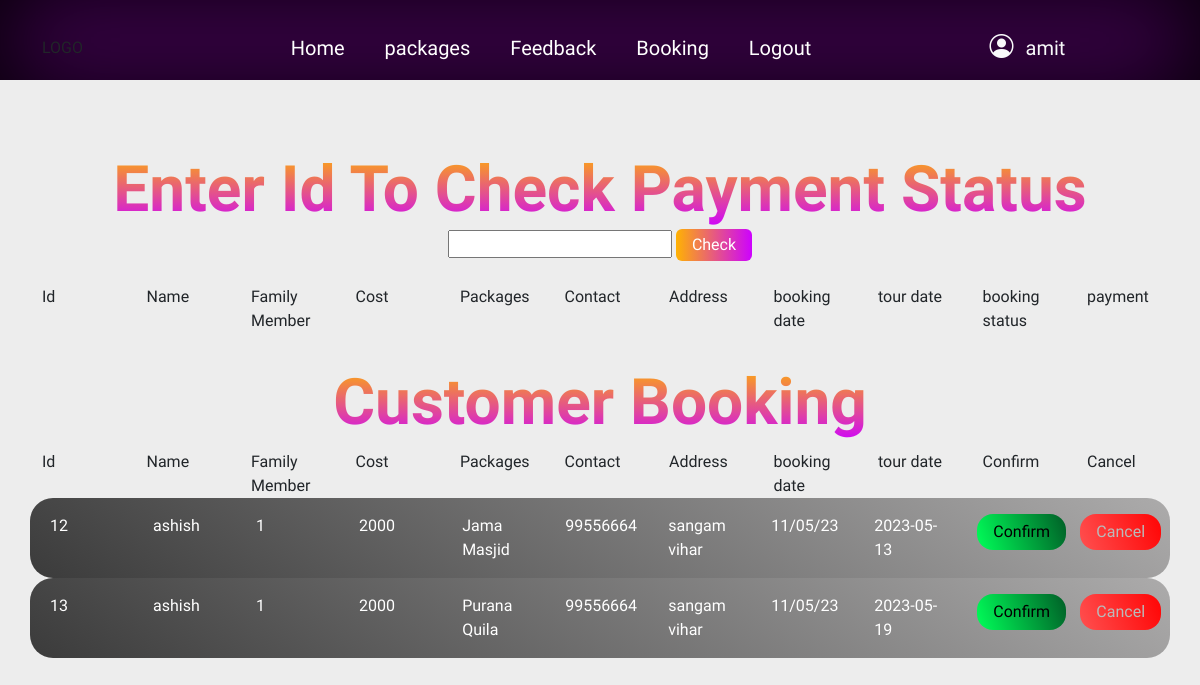
The app's page /adminbooking.php (signed in) with its own data.
### tables this page shows
CREATE TABLE `booking` (
  `b_id` int(100) NOT NULL,
  `name` varchar(32) NOT NULL,
  `family_mem` int(32) NOT NULL,
  `cost` int(100) NOT NULL,
  `package` varchar(32) NOT NULL,
  `contact` varchar(100) NOT NULL,
  `address` varchar(100) NOT NULL,
  `status` varchar(32) DEFAULT 'wait for confirmation',
  `customer_id` int(11) DEFAULT NULL,
  `booking_date` varchar(12) DEFAULT NULL,
  `tour_date` varchar(12) DEFAULT NULL,
  `payment_status` varchar(32) DEFAULT 'none'
);

### adminbooking.php (the view, shortened to what this page needs)
<?php
if (isset($_SESSION['aid'])) {
?>
    <?php
    $con = mysqli_connect("localhost", "root", "", "trip");
    ?>
    <!DOCTYPE html>
    <html lang="en">
    <head>
        <link rel="stylesheet" href="https://cdn.jsdelivr.net/npm/bootstrap-icons@1.10.3/font/bootstrap-icons.css">
        <link href="https://cdn.jsdelivr.net/npm/bootstrap@5.3.0-alpha1/dist/css/bootstrap.min.css" rel="stylesheet">
    </head>
    <body>
        <div class="main-head">
            <div class="container">
                <div class="row pt-3 justify-content-around align-items-center main-nav">
                    <div class="col-lg-2">LOGO</div>
                    <div class="col-lg-7 menu text-center d-none d-lg-block">
                        <ul>
                            <li><a href="adminindex.php">Home</a></li>
                            <li><a href="adminpackages.php">packages</a></li>
                            <li><a href="adminfeedback.php">Feedback</a></li>
                            <li><a href="adminbooking.php">Booking</a></li>
                            <li><a href="logout.php">Logout</a></li>
                        </ul>
                    </div>
                    <d class="col-lg-3 text-center ">
                        <i class="bi bi-person-circle text-light h4"></i>
                        <span class="text-light lead ms-2"> <?php echo $_SESSION['aname']; ?></span>
                    </d>
                </div>
            </div>
        </div>
        <br>
<div class="container">
        <div class="text-center mt-5">
            <span class="h1 gradient-text">Enter Id To Check Payment Status</span>
            <br>
            <form action="" method="post" class="mb-4 button">
                <input type="text" name="check">
                <button class="btn btn-primary px-3 b" value="sub" name="sub">Check</button>
            </form>
        </div>
        <div class="main-table ">
        <div class="row justify-content-between">
                                    <div class="col-1">Id</div>
                                    <div class="col-1">Name</div>
                                    <div class="col-1">Family Member</div>
                                    <div class="col-1">Cost</div>
                                    <div class="col-1">Packages</div>
                                    <div class="col-1">Contact</div>
                                    <div class="col-1">Address</div>
                                    <div class="col-1">booking date</div>
                                    <div class="col-1">tour date</div>
                                    <div class="col-1">booking status</div>
                                    <div class="col-1">payment</div>
            </div>
                </div>
        </div>
        <br>
        <div class="container">
            <div class="text-center h1 my-2 gradient-text">Customer Booking</div>
        </div>
        <div class="container">
            <div class="row justify-content-center">
                <div class="col">
                    <div class="main-table ">
                                <div class="row justify-content-between">
                                    <div class="col-1">Id</div>
                                    <div class="col-1">Name</div>
                                    <div class="col-1">Family Member</div>
                                    <div class="col-1">Cost</div>
                                    <div class="col-1">Packages</div>
                                    <div class="col-1">Contact</div>
                                    <div class="col-1">Address</div>
                                    <div class="col-1">booking date</div>
                                    <div class="col-1">tour date</div>
                                    <div class="col-1">Confirm</div>
                                    <div class="col-1">Cancel</div>
                                </div>
                                <?php
                                    $exe = mysqli_query($con, "SELECT * FROM booking where status='wait for confirmation'");
                                    while ($row = mysqli_fetch_array($exe)) {
                                    ?>
                                <div class="row-cards row justify-content-between ">
                                    <div class=" col-1">
                                    <?php echo $row['b_id']; ?>
                                    </div>
                                    <div class="col-1">
                                    <?php echo $row['name']; ?>
                                    </div>
                                    <div class=" col-1">
                                    <?php echo $row['family_mem']; ?>
                                    </div>
                                    <div class=" col-1">
                                    <?php echo $row['cost']; ?>
                                    </div>
                                    <div class=" col-1">
                                    <?php echo $row['package']; ?>
                                    </div>
                                    <div class=" col-1">
                                    <?php echo $row['contact']; ?>
                                    </div>
                                    <div class=" col-1">
                                    <?php echo $row['address']; ?>
                                    </div>
                                    <div class=" col-1">
                                    <?php echo $row['booking_date']; ?>
                                    </div>
                                    <div class=" col-1">
                                    <?php echo $row['tour_date']; ?>
                                    </div>
                                    <form action="" method="post" class="col-1">
                                                    <button class="btn confirm px-3" value="<?php echo $row['b_id']; ?>" name="confirm">Confirm</button>
                                    </form>
                                    <form action="" method="post" class="col-1">
                                                                <button class="btn btn-danger px-3" value="<?php echo $row['b_id']; ?>" name="cancel">Cancel</button>
                                                            </form>
                                    </div>
                                </div>
                                <?php
                                    }
                                    ?>
                            </div>
                    </div>
        <br>
    </body>
    </html>
<?php
} else {
    header("location:login.php");
}
?>

### records on screen
booking: b_id "12", name "ashish", family_mem "1", cost "2000", package "Jama Masjid", contact "99556664", address "sangam vihar", booking_date "11/05/23", tour_date "2023-05-13"
booking: b_id "13", name "ashish", family_mem "1", cost "2000", package "Purana Quila", contact "99556664", address "sangam vihar", booking_date "11/05/23", tour_date "2023-05-19"

### other values on screen
$_SESSION['aname'] "amit"
